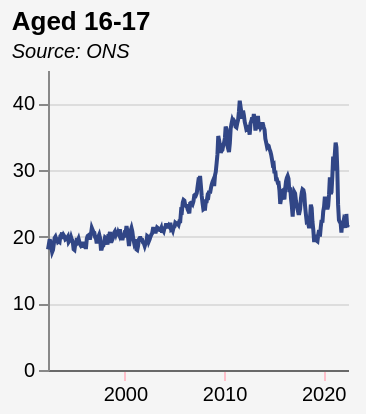

Source (Vega-Lite JSON):
### Vega-Lite specification from a JSON file in a GitHub repository (floating-point values rounded to 4 significant figures; data arrays with more than 128 entries replaced by an {"elided": "..."} marker saying what was removed)
{"$schema": "https://vega.github.io/schema/vega-lite/v5.json", "title": {"text": "Aged 16-17", "subtitle": " Source: ONS", "subtitleFontStyle": "italic", "subtitleFontSize": 10, "anchor": "start", "color": "black", "subtitleColor": "black"}, "config": {"background": "whitesmoke", "view": {"stroke": "transparent"}}, "width": 150, "height": 150, "data": {"values": {"elided": "364 records"}, "format": {"parse": {"date": "date"}}}, "mark": {"type": "line", "point": false, "color": "#314686"}, "encoding": {"x": {"field": "date", "type": "temporal", "axis": {"title": null, "grid": false, "labelSeparation": 10, "domainColor": "dimgrey", "labelColor": "black", "tickColor": "pink", "gridColor": "dimgrey"}}, "y": {"field": "value", "type": "quantitative", "title": ""}}}
